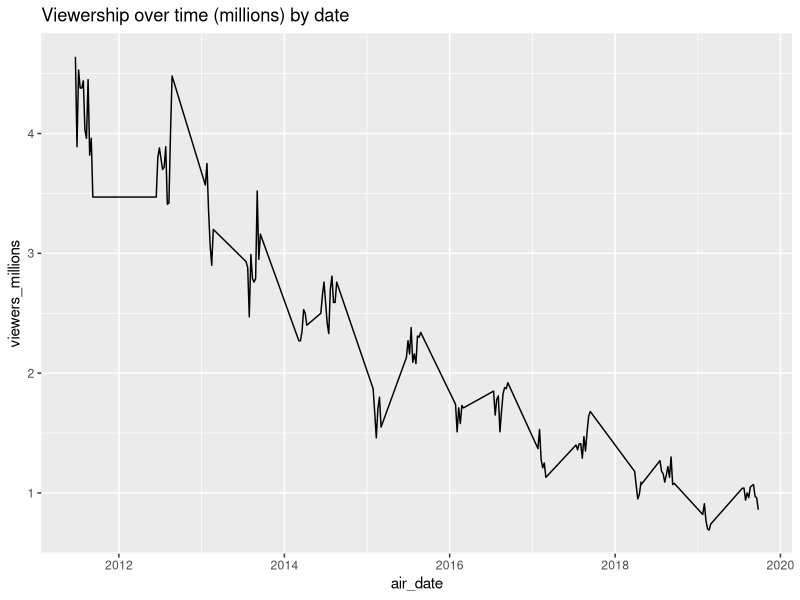
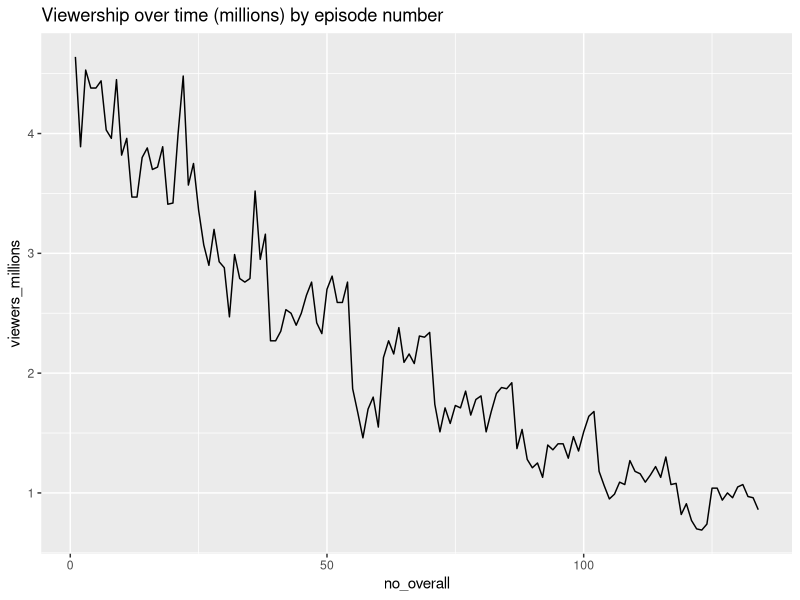
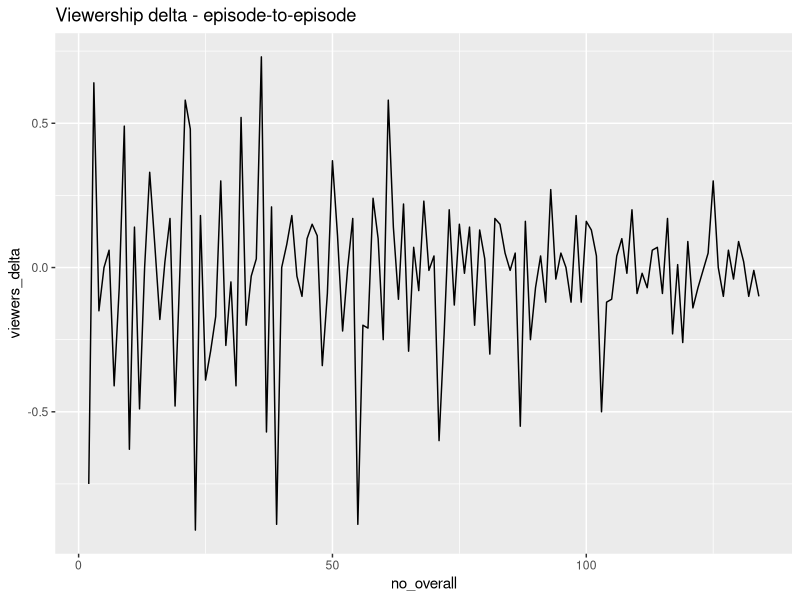

These charts were generated, in order, by the following R code:
## ---- chunk 1
library(readxl)
library(psych)
library(dplyr)
setwd('C:\\RR_kg\\repositories\\RRcourse2023\\Quarto and MD 1')

data_suits <- read_xlsx('data_suits.xlsx') %>%
  mutate(viewers_millions = as.numeric(viewers_millions))

t(describe(data_suits$viewers_millions))
## ---- chunk 2
library(ggplot2)
data_suits %>%
  ggplot(aes(x=air_date, y=viewers_millions)) +
  geom_line() +
  ggtitle('Viewership over time (millions) by date')

data_suits %>%
  ggplot(aes(x=no_overall, y=viewers_millions)) +
  geom_line() +
  ggtitle('Viewership over time (millions) by episode number')
## ---- chunk 3
data_suits$viewers_delta <- c(0, diff(data_suits$viewers_millions))

data_suits[-1,] %>%
  ggplot(aes(x=no_overall, y=viewers_delta)) +
  geom_line() +
  ggtitle('Viewership delta - episode-to-episode')
